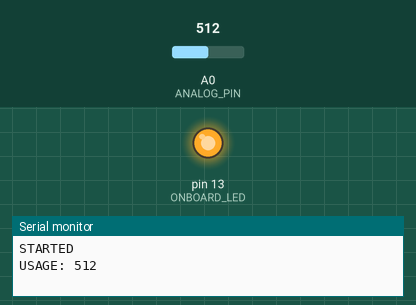
Recording of a sketch running on a simulated Arduino Uno, built with avr-gcc and run on an emulated ATmega328P. On the bench: output pins drawn as LEDs (lit = HIGH), the last lines printed to the serial monitor. The inputs (shaded band) are chosen by the test bench; at power-on: A0 (ANALOG_PIN) = 512.

Above: at 1.2 s.
1.3 s: A0 (ANALOG_PIN) set to 414
4.3 s: A0 (ANALOG_PIN) set to 388
At 5.5 s:
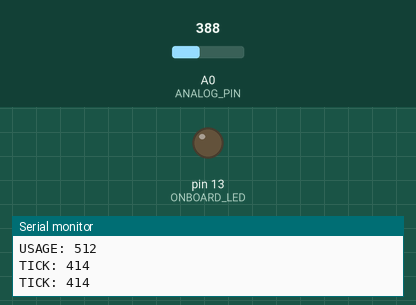
5.8 s: A0 (ANALOG_PIN) set to 410
At 6.7 s:
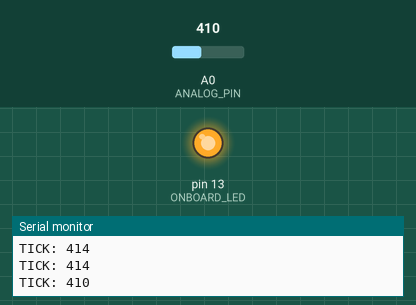
7.4 s: A0 (ANALOG_PIN) set to 390
At 8.1 s:
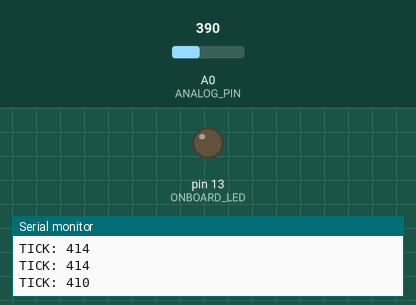
Timing chart, 0 to 9.9 s (numbered marks = the images above; inputs shaded):
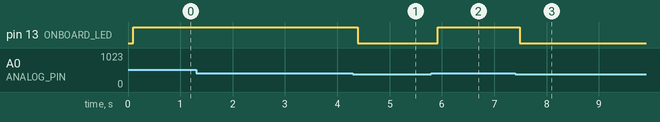

The sketch:

arduino.ino
```cpp
#include "../Debouncer.cpp"
#include "../Filter.cpp"

int ANALOG_PIN = A0;
int ONBOARD_LED = 13;

int LOW_SIGNAL_THRESHOLD = 300; // Average low signal is 200
int HIGH_SIGNAL_THRESHOLD = 400; // Average high signal is 480

unsigned long TICK_INTERVAL_MILLIS = 2000;

int DEBOUNCE_MAXIMUM = 5;

unsigned long lastReportTimeMillis;

Debouncer *lowDebouncer;
Debouncer *highDebouncer;

Filter *filter;

void send(const char *message) {
  Serial.println(message);

  lastReportTimeMillis = millis();
}

bool isTimeForTick() {
  unsigned long elapsedTimeMillis = millis() - lastReportTimeMillis;

  return elapsedTimeMillis > TICK_INTERVAL_MILLIS;
}

void setup() {
  Serial.begin(9600);

  pinMode(ANALOG_PIN, INPUT);
  pinMode(ONBOARD_LED, OUTPUT);

  send("STARTED");

  lowDebouncer = new Debouncer(DEBOUNCE_MAXIMUM, true); // Start assuming that we're up
  highDebouncer = new Debouncer(DEBOUNCE_MAXIMUM, false);
  filter = new Filter();
}

void loop() {
  int val = analogRead(ANALOG_PIN);

  bool isSignalLow = val < LOW_SIGNAL_THRESHOLD;
  bool isSignalHigh = HIGH_SIGNAL_THRESHOLD < val;

  bool isLow = lowDebouncer->debounce(isSignalLow);
  bool isHigh = highDebouncer->debounce(isSignalHigh);

  if (isHigh) {
    digitalWrite(ONBOARD_LED, HIGH);
  } else {
    digitalWrite(ONBOARD_LED, LOW);
  }

  bool transitionedToHigh = filter->activated(isLow, isHigh);

  if (transitionedToHigh) {
    char usageMessage[60];
    sprintf(usageMessage, "USAGE: %d", val);

    send(usageMessage);
  }

  if (isTimeForTick()) {
    char tickMessage[60];
    sprintf(tickMessage, "TICK: %d", val);

    send(tickMessage);
  }

  delay(20);
}
```

Measured:
- the behaviour switches between 401 and 400 on A0 (ANALOG_PIN) (found by bisection; images 0 and 1)
- after the input at 4.3 s, pin 13 (ONBOARD_LED): HIGH → LOW after 0.09 s
- after the input at 5.8 s, pin 13 (ONBOARD_LED): LOW → HIGH after 0.12 s
- after the input at 7.4 s, pin 13 (ONBOARD_LED): HIGH → LOW after 0.09 s
